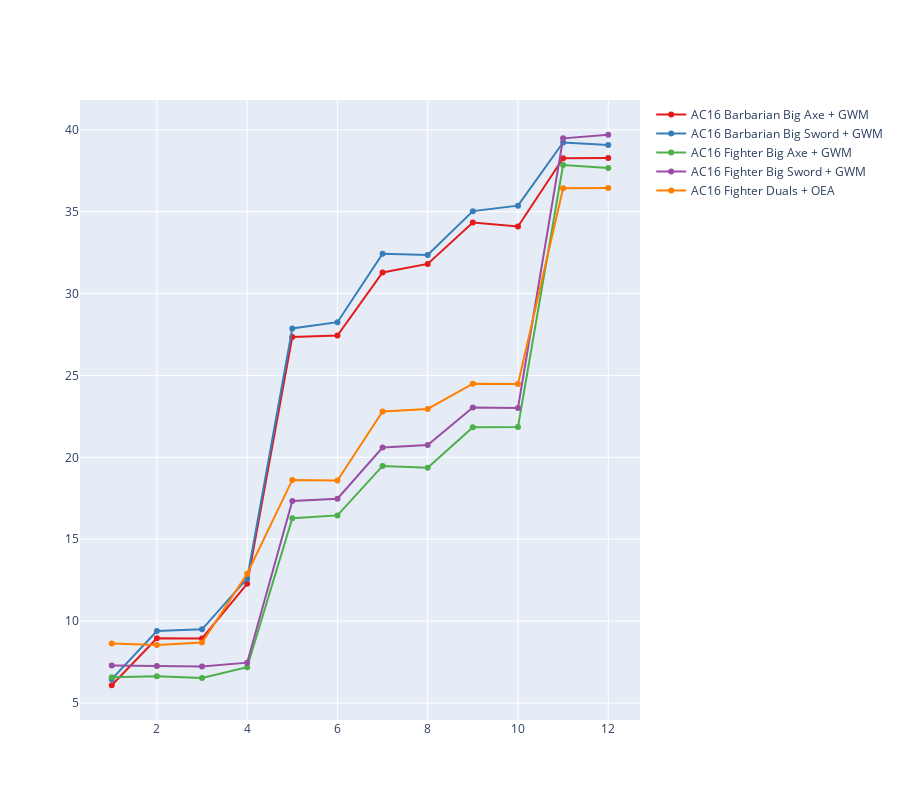

The notebook cell this image was saved under:
### Code cell
fig = get_plot(df_overall)
fig.show()

### Figure 1 — Plotly figure (JSON) as saved in the notebook; plotly's stock layout.template omitted (floating-point values rounded to 4 significant figures)
{"data": [{"line": {"color": "rgb(228,26,28)"}, "mode": "lines+markers", "name": "AC16 Barbarian Big Axe + GWM", "x": [1, 2, 3, 4, 5, 6, 7, 8, 9, 10, 11, 12], "y": [6.082, 8.95, 8.937, 12.27, 27.36, 27.44, 31.29, 31.81, 34.34, 34.1, 38.27, 38.27], "type": "scatter"}, {"line": {"color": "rgb(55,126,184)"}, "mode": "lines+markers", "name": "AC16 Barbarian Big Sword + GWM", "x": [1, 2, 3, 4, 5, 6, 7, 8, 9, 10, 11, 12], "y": [6.454, 9.396, 9.497, 12.59, 27.87, 28.25, 32.43, 32.35, 35.04, 35.37, 39.23, 39.07], "type": "scatter"}, {"line": {"color": "rgb(77,175,74)"}, "mode": "lines+markers", "name": "AC16 Fighter Big Axe + GWM", "x": [1, 2, 3, 4, 5, 6, 7, 8, 9, 10, 11, 12], "y": [6.57, 6.637, 6.528, 7.184, 16.29, 16.46, 19.48, 19.36, 21.83, 21.86, 37.86, 37.67], "type": "scatter"}, {"line": {"color": "rgb(152,78,163)"}, "mode": "lines+markers", "name": "AC16 Fighter Big Sword + GWM", "x": [1, 2, 3, 4, 5, 6, 7, 8, 9, 10, 11, 12], "y": [7.295, 7.258, 7.227, 7.463, 17.34, 17.47, 20.6, 20.76, 23.05, 23.02, 39.48, 39.7], "type": "scatter"}, {"line": {"color": "rgb(255,127,0)"}, "mode": "lines+markers", "name": "AC16 Fighter Duals + OEA", "x": [1, 2, 3, 4, 5, 6, 7, 8, 9, 10, 11, 12], "y": [8.632, 8.54, 8.692, 12.89, 18.62, 18.58, 22.8, 22.95, 24.5, 24.49, 36.43, 36.45], "type": "scatter"}], "layout": {"height": 800}}
